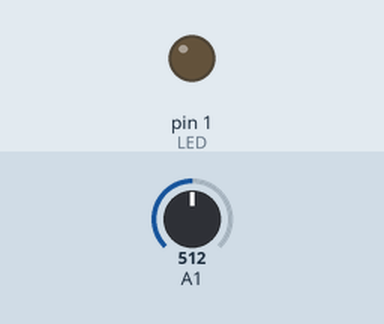
Bench run of a sketch on a simulated Arduino Uno, built with avr-gcc and run on an emulated ATmega328P. Shown: output pins drawn as LEDs (lit = HIGH). Inputs (shaded band) come from the test bench; at power-on: A1 = 512.

Above: at 1.2 s.
1.3 s: A1 set to 732
2.8 s: A1 set to 752
At 3.4 s:
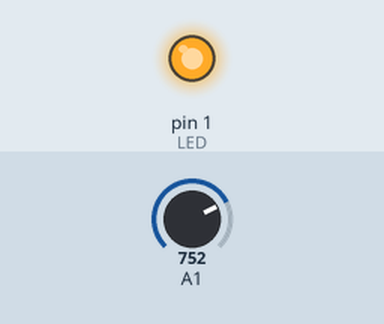
4.3 s: A1 set to 601
5.8 s: A1 set to 573
At 6.9 s:
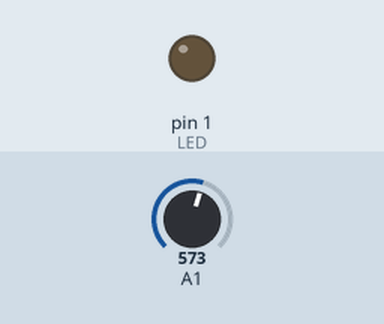
7.3 s: A1 set to 900
At 8.0 s:
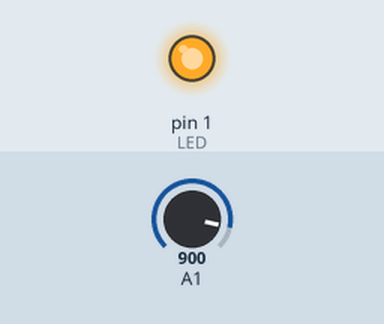
Timing chart, 0 to 9.8 s (numbered marks = the images above; inputs shaded):
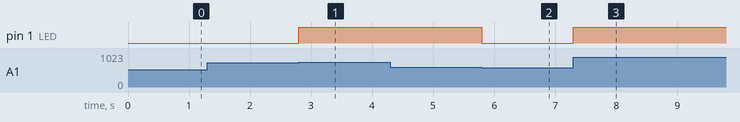

The sketch:

Tiny85.ino
```cpp
#define LED          1
#define PulseDelayMilliSeconds       500
#define LDRHIGH                      740   //Anbau = 320; Haus = 540
#define LDRLOW                       590   //Anbau = 50;  Haus = 490
unsigned int pulseCount = 0;

bool oldPinState = HIGH;
bool LDRstate = LOW;

unsigned long pulseDiffMillis = 0;

void setup() {
  pinMode(2, INPUT);
  pinMode(LED, OUTPUT);
}

void loop() {
  int LDRval = analogRead(1);

  if (LDRval > LDRHIGH) LDRstate = HIGH;
  if (LDRval < LDRLOW) LDRstate = LOW;
  if (LDRstate == HIGH) {
    if (oldPinState == LOW) {
      if ((millis() - pulseDiffMillis > PulseDelayMilliSeconds) ) {
        digitalWrite(LED, HIGH);
      }
      oldPinState = HIGH;
    }
  } else {
    if (oldPinState == HIGH) {
      digitalWrite(LED, LOW);
      oldPinState = LOW;
      pulseDiffMillis = millis();
    }
  }
}
```

Measured:
- the behaviour switches between 740 and 741 on A1 (found by bisection; images 0 and 1)
- the behaviour switches between 590 and 589 on A1 (found by bisection; images 1 and 2)
- after the input at 1.3 s, every drawn part: stays the same
- after the input at 2.8 s, pin 1 (LED): LOW → HIGH at once
- after the input at 4.3 s, every drawn part: stays the same
- after the input at 5.8 s, pin 1 (LED): HIGH → LOW at once
- after the input at 7.3 s, pin 1 (LED): LOW → HIGH at once
